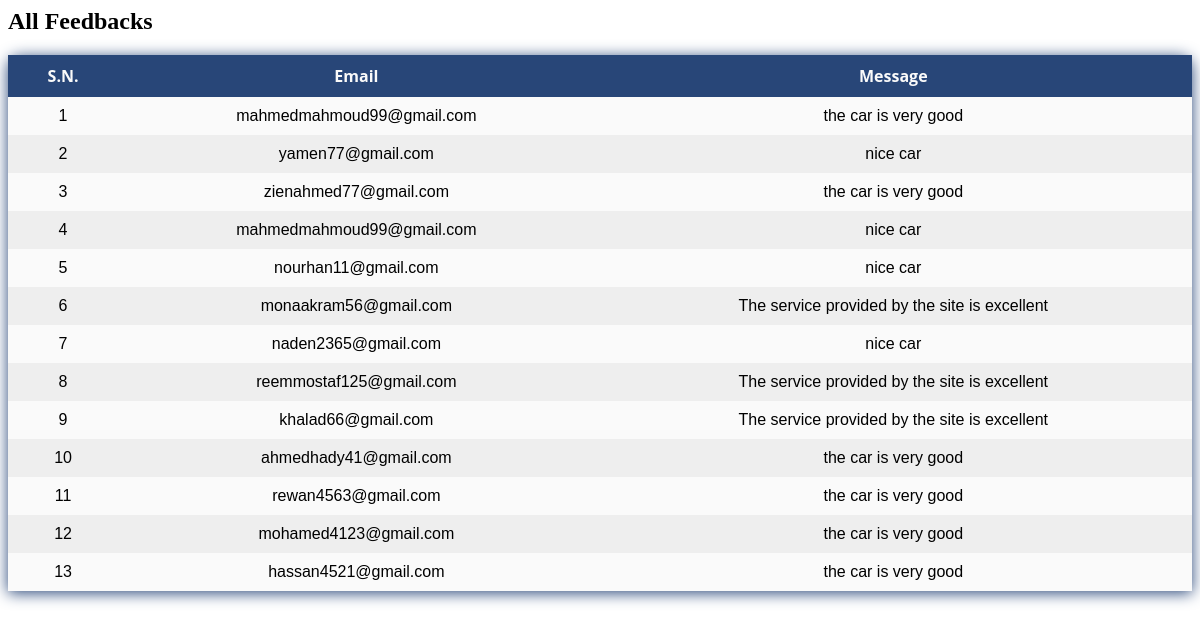
/viewFed.php, run on the app's committed database.
### tables this page shows
CREATE TABLE `feedback` (
  `FD_id` int(11) NOT NULL,
  `user_id` int(11) NOT NULL,
  `email` varchar(255) NOT NULL,
  `message` varchar(255) NOT NULL
);

### viewFed.php (the view, shortened to what this page needs)
<div >
  <h2>All Feedbacks</h2>
  <table class="table ">
    <thead>
      <tr>
        <th class="text-center">S.N.</th>
        <th class="text-center">Email </th>
        <th class="text-center">Message</th>
      </tr>
    </thead>
    <?php
  include "config/connect.php";
        $sql="SELECT * from feedback";
      $result=$conn-> query($sql);
      $count=1;
      if ($result-> num_rows > 0){
        while ($row=$result-> fetch_assoc()) {
    ?>
    <tr>
      <td><?=$count?></td>
      <td><?=$row["email"]?> </td>
      <td><?=$row["message"]?></td>
    </tr>
    <?php
            $count=$count+1;
        }
    }
    ?>
  </table>

### viewFed.php (style rules this page uses)
table { width: 100%; border-collapse: collapse; border-spacing: 0; box-shadow: 0 2px 15px #284678 ; border-radius: 12px 12px 0 0; margin-bottom: 50px; }
td, th { padding: 10px 16px; text-align: center; }
th { background-color: #284678 ; color: #fafafa; font-family: 'Open Sans', Sans-serif; font-weight: bold; }
tr { width: 100%; background-color: #fafafa; font-family: 'Montserrat', sans-serif; }
tr:nth-child(even) { background-color: #eeeeee; }

### data on the page
feedback: email "mahmedmahmoud99@gmail.com", message "the car is very good"
feedback: email "yamen77@gmail.com", message "nice car"
feedback: email "zienahmed77@gmail.com", message "the car is very good"
feedback: email "mahmedmahmoud99@gmail.com", message "nice car"
feedback: email "nourhan11@gmail.com", message "nice car"
feedback: email "monaakram56@gmail.com", message "The service provided by the site is excellent"
feedback: email "naden2365@gmail.com", message "nice car"
feedback: email "reemmostaf125@gmail.com", message "The service provided by the site is excellent"
feedback: email "khalad66@gmail.com", message "The service provided by the site is excellent"
feedback: email "ahmedhady41@gmail.com", message "the car is very good"
feedback: email "rewan4563@gmail.com", message "the car is very good"
feedback: email "mohamed4123@gmail.com", message "the car is very good"
feedback: email "hassan4521@gmail.com", message "the car is very good"
